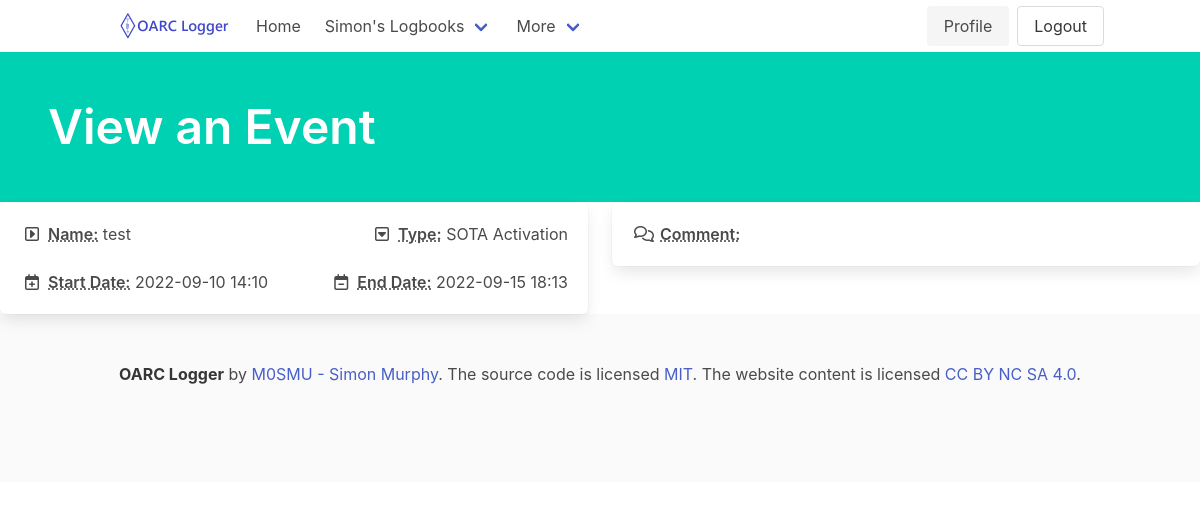
Screenshot of /events/view/1 (signed in) with the database file from the repository.
### logger/models.py (models this page shows)
class User(UserMixin, db.Model):
    id = db.Column(db.Integer, primary_key=True) # primary keys are required by SQLAlchemy
    name = db.Column(db.String(1000), unique=True)
    email = db.Column(db.String(100), unique=True)
    password = db.Column(db.String(100))
    created_on = db.Column(db.DateTime())
    last_login = db.Column(db.DateTime())
    callsigns = db.relationship('Callsign', backref='user', lazy=True)
    events = db.relationship('Event', backref='owner', lazy=True)
    rigs = db.relationship('Rig', backref='owner', lazy=True)
    configurations = db.relationship('Configuration', backref='owner', lazy=True)
    antennas = db.relationship('Antenna', backref='owner', lazy=True)

class Event(db.Model):
    id = db.Column(db.Integer, primary_key=True) # primary keys are required by SQLAlchemy
    name = db.Column(db.String(1000), unique=True)
    type = db.Column(db.String(15)) # it will be an enumeration
    start_date = db.Column(db.DateTime())
    end_date = db.Column(db.DateTime())
    comment = db.Column(db.String(255))
    qsos = db.relationship('QSO', backref='event', lazy=True)
    user_id = db.Column(db.Integer, db.ForeignKey('user.id'), nullable=False)

### logger/events/views.py (the view)
@events.route("/view/<int:id>")
@login_required
def eventview(id):
    event = Event.query.filter_by(id=id).first()
    if int(event.owner.id) == int(current_user.get_id()):
        return render_template('eventview.html', event=event)
    else:
        abort(403)

### logger/templates/eventview.html
{% extends 'base.html' %}
{% block hero %}is-primary{% endblock %}
{% block content %}
		<div class="bd-hero-heading">
			<h1 class="title is-size-1">
				{% block title %} <p>View an Event</p> {% endblock %}
			</h1>
		</div>
	</div>
</section>
<section>
	<div class="columns">
		<div class="column">
			<div class="box">
				<nav class="level">
					<div class="level-left">
						<div class="level-item">
							<div class="icon-text">
								<span class="icon">
									<i class="fa-regular fa-square-caret-right"></i>
								</span>
								<span><abbr class="has-text-weight-semibold" title="Name your event, for example [Activation of G/SC-010 August 2022]">Name:</abbr> {{ event.name }}</span>
							</div>
						</div>
					</div>
					<div class="level-right">
						<div class="level-item">
							<div class="icon-text">
								<span class="icon">
									<i class="fa-regular fa-square-caret-down"></i>
								</span>
								<span><abbr class="has-text-weight-semibold" title="Type of event, SOTA / POTA, etc">Type:</abbr> {{ event.type }}</span>
							</div>
						</div>
					</div>
				</nav>
				<nav class="level">
					<div class="level-left">
						<div class="level-item">
							<div class="icon-text">
								<span class="icon">
									<i class="fa-regular fa-calendar-plus"></i>
								</span>
								<span><abbr class="has-text-weight-semibold" title="Start date / time of your event">Start Date:</abbr> {{ event.start_date.strftime('%Y-%m-%d %H:%M') }}</span>
							</div>
						</div>
					</div>
					<div class="level-right">
						<div class="level-item">
							<div class="icon-text">
								<span class="icon">
									<i class="fa-regular fa-calendar-minus"></i>
								</span>
								<span><abbr class="has-text-weight-semibold" title="End date / time of your event">End Date:</abbr> {{ event.end_date.strftime('%Y-%m-%d %H:%M') }}</span>
							</div>
						</div>
					</div>
				</nav>
			</div>
		</div>
		<div class="column">
			<div class="box">
				<nav class="level">
					<div class="level-left">
						<div class="level-item">
							<div class="icon-text">
								<span class="icon">
									<i class="fa-regular fa-comments"></i>
								</span>
								<span><abbr class="has-text-weight-semibold" title="">Comment:</abbr> {{ event.comment }}</span>
							</div>
						</div>
					</div>
				</nav>
			</div>
		</div>
	</div>
</section>
{% endblock %}

### logger/templates/base.html (shortened to what this page needs)
<!DOCTYPE html>
<html>
<head>
    <link rel="stylesheet" href="https://cdn.jsdelivr.net/npm/bulma@0.9.4/css/bulma.min.css" />
    <link rel="stylesheet" href="https://cdn.jsdelivr.net/npm/@mdi/font@6.5.95/css/materialdesignicons.min.css" />
</head>
<body>
    <nav class="navbar">
        <div class="container">
            <div class="navbar-brand">
                <a class="navbar-item" href="https://oarc.uk">
                    <img src="{{ url_for('static', filename='OARCLogger.png') }}" width="112" height="28">
                </a>
            </div>
            <div id="navbarMenuHeroA" class="navbar-menu">
                <div id="navbarBasicExample" class="navbar-menu">
                    <div class="navbar-start">
                        <a href="{{ url_for('users.index') }}" class="navbar-item">
                            Home
                        </a>
                        {% if current_user.is_authenticated %}
                        <div class="navbar-item has-dropdown is-hoverable">
                            <a class="navbar-link">
                            {{ current_user.name }}'s Logbooks
                            </a>
                        </div>
                        {% endif %}
                        <div class="navbar-item has-dropdown is-hoverable">
                            <a class="navbar-link">
                            More
                            </a>
                        </div>
                    </div>
                <div class="navbar-end">
                    <div class="buttons">
                        {% if current_user.is_authenticated %}
                        <a href="{{ url_for('users.profile', user=current_user.name) }}" class="button is-light">
                            Profile
                        </a>
                        {% endif %}
                        {% if current_user.is_authenticated %}
                        <a href="{{ url_for('users.logout') }}" class="button">
                            Logout
                        </a>
                    {% endif %}
                </div>
            </div>
        </div>
    </nav>
    <section class="hero {% block hero %}is-light{% endblock %}">
        <div class="hero-body">
            {% block content %}
            {% endblock %}
</body>
<footer class="footer">
    <div class="content has-text-centered">
      <p>
        <strong>OARC Logger</strong> by <a href="https://qrz.com/db/M0SMU">M0SMU - Simon Murphy</a>. The source code is licensed
        <a href="http://opensource.org/licenses/mit-license.php">MIT</a>. The website content
        is licensed <a href="http://creativecommons.org/licenses/by-nc-sa/4.0/">CC BY NC SA 4.0</a>.
      </p>
    </div>
  </footer>
</html>

### rows the page displays
User: name "Simon"
Event: name "test", type "SOTA Activation", start_date "2022-09-10 14:10", end_date "2022-09-15 18:13"
